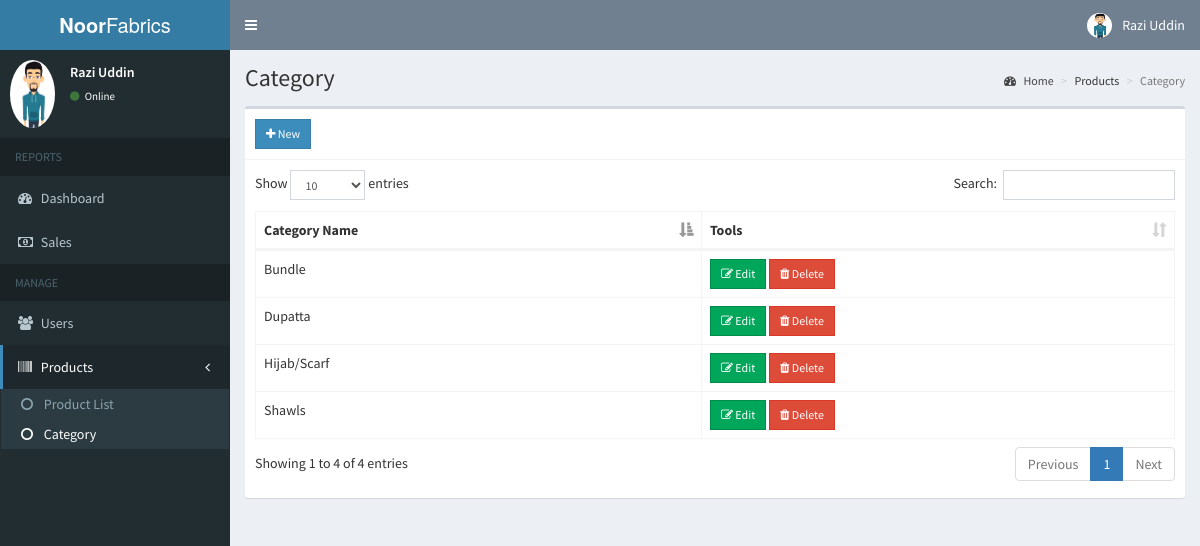
The app's page /admin/category.php (signed in) with its own data.
### tables this page shows
CREATE TABLE `users` (
  `id` int(11) NOT NULL,
  `email` varchar(200) NOT NULL,
  `password` varchar(60) NOT NULL,
  `type` int(1) NOT NULL,
  `firstname` varchar(50) NOT NULL,
  `lastname` varchar(50) NOT NULL,
  `address` text NOT NULL,
  `contact_info` varchar(100) NOT NULL,
  `photo` varchar(200) NOT NULL,
  `status` int(1) NOT NULL,
  `activate_code` varchar(15) NOT NULL,
  `reset_code` varchar(15) NOT NULL,
  `created_on` date NOT NULL
);

CREATE TABLE `category` (
  `id` int(11) NOT NULL,
  `name` varchar(100) NOT NULL,
  `cat_slug` varchar(150) NOT NULL
);

### admin/includes/session.php (called while the page is built, shortened)
<?php
	include '../includes/conn.php';
	$conn = $pdo->open();
	$stmt = $conn->prepare("SELECT * FROM users WHERE id=:id");
	$stmt->execute(['id'=>$_SESSION['admin']]);
	$admin = $stmt->fetch();
?>

### admin/category.php (the view, shortened to what this page needs)
<?php include 'includes/session.php'; ?>
<?php include 'includes/header.php'; ?>
<body class="hold-transition skin-blue sidebar-mini">
<div class="wrapper">
  <?php include 'includes/navbar.php'; ?>
  <?php include 'includes/menubar.php'; ?>
  <div class="content-wrapper">
    <section class="content-header">
      <h1>
        Category
      </h1>
      <ol class="breadcrumb">
        <li><a href="#"><i class="fa fa-dashboard"></i> Home</a></li>
        <li>Products</li>
        <li class="active">Category</li>
      </ol>
    </section>
    <section class="content">
      <div class="row">
        <div class="col-xs-12">
          <div class="box">
            <div class="box-header with-border">
              <a href="#addnew" data-toggle="modal" class="btn btn-primary btn-sm btn-flat"><i class="fa fa-plus"></i> New</a>
            </div>
            <div class="box-body">
              <table id="example1" class="table table-bordered">
                <thead>
                  <th>Category Name</th>
                  <th>Tools</th>
                </thead>
                <tbody>
                  <?php
                    $conn = $pdo->open();
                    try{
                      $stmt = $conn->prepare("SELECT * FROM category");
                      $stmt->execute();
                      foreach($stmt as $row){
                        echo "
                          <tr>
                            <td>".$row['name']."</td>
                            <td>
                              <button class='btn btn-success btn-sm edit btn-flat' data-id='".$row['id']."'><i class='fa fa-edit'></i> Edit</button>
                              <button class='btn btn-danger btn-sm delete btn-flat' data-id='".$row['id']."'><i class='fa fa-trash'></i> Delete</button>
                            </td>
                          </tr>
                        ";
                      }
                    }
                    catch(PDOException $e){
                      echo $e->getMessage();
                    }
                  ?>
                </tbody>
              </table>
            </div>
          </div>
        </div>
      </div>
    </section>
  </div>
</div>
</body>
</html>

### admin/includes/navbar.php (shortened to what this page needs)
<header class="main-header">
  <a href="#" class="logo">
    <span class="logo-lg"><b>Noor</b>Fabrics</span>
  </a>
  <nav class="navbar navbar-static-top">
    <a href="#" class="sidebar-toggle" data-toggle="push-menu" role="button">
    </a>
    <div class="navbar-custom-menu">
      <ul class="nav navbar-nav">
        <li class="dropdown user user-menu">
          <a href="#" class="dropdown-toggle" data-toggle="dropdown">
            <img src="<?php echo (!empty($admin['photo'])) ? '../images/'.$admin['photo'] : '../images/profile.jpg'; ?>" class="user-image" alt="User Image">
            <span class="hidden-xs"><?php echo $admin['firstname'].' '.$admin['lastname']; ?></span>
          </a>
        </li>
      </ul>
    </div>
  </nav>
</header>

### admin/includes/menubar.php
<aside class="main-sidebar">
  <section class="sidebar">
    <div class="user-panel">
      <div class="pull-left image">
        <img src="<?php echo (!empty($admin['photo'])) ? '../images/'.$admin['photo'] : '../images/profile.jpg'; ?>" class="img-circle" alt="User Image">
      </div>
      <div class="pull-left info">
        <p><?php echo $admin['firstname'].' '.$admin['lastname']; ?></p>
        <a><i class="fa fa-circle text-success"></i> Online</a>
      </div>
    </div>
    <ul class="sidebar-menu" data-widget="tree">
      <li class="header">REPORTS</li>
      <li><a href="home.php"><i class="fa fa-dashboard"></i> <span>Dashboard</span></a></li>
      <li><a href="sales.php"><i class="fa fa-money"></i> <span>Sales</span></a></li>
      <li class="header">MANAGE</li>
      <li><a href="users.php"><i class="fa fa-users"></i> <span>Users</span></a></li>
      <li class="treeview">
        <a href="#">
          <i class="fa fa-barcode"></i>
          <span>Products</span>
          <span class="pull-right-container">
            <i class="fa fa-angle-left pull-right"></i>
          </span>
        </a>
        <ul class="treeview-menu">
          <li><a href="products.php"><i class="fa fa-circle-o"></i> Product List</a></li>
          <li><a href="category.php"><i class="fa fa-circle-o"></i> Category</a></li>
        </ul>
      </li>
    </ul>
  </section>
</aside>

### records on screen
users: photo (picture), firstname "Razi", lastname "Uddin"
category: name "Dupatta"
category: name "Hijab/Scarf"
category: name "Bundle"
category: name "Shawls"
